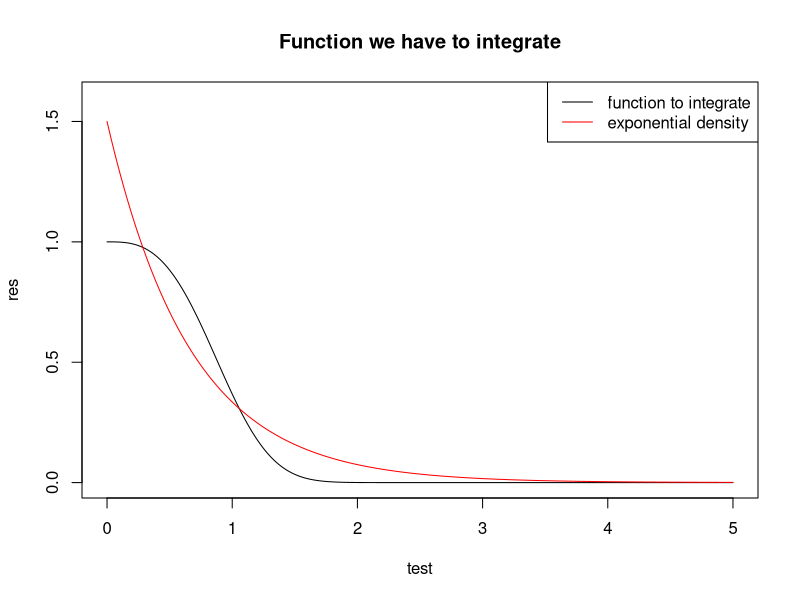
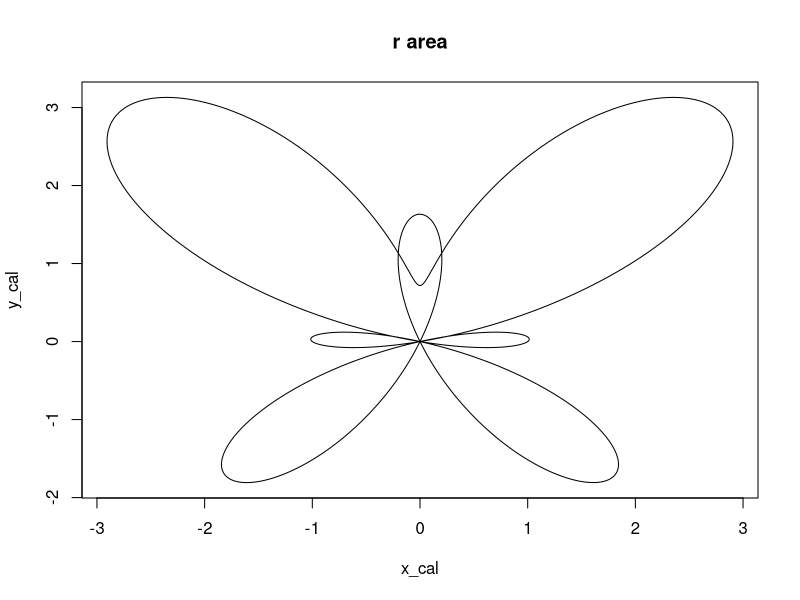
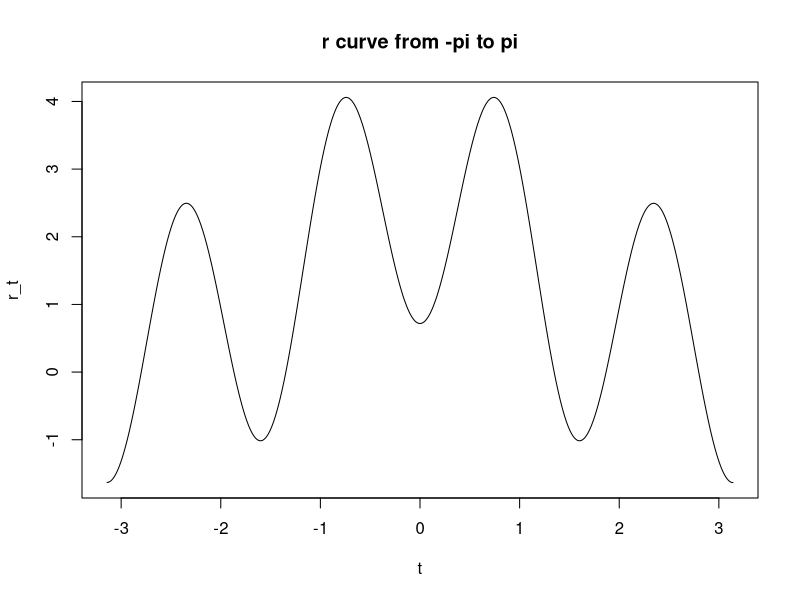
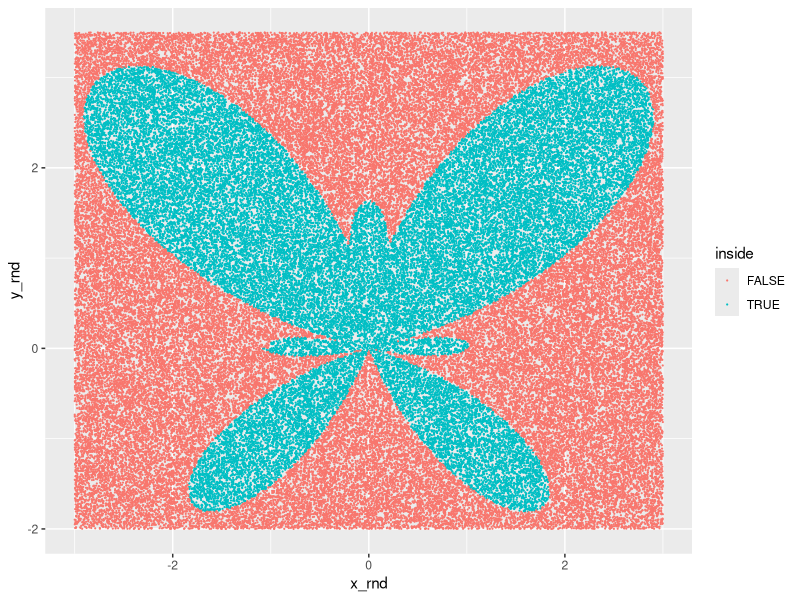

The R script that drew these images, in order:
## ---- chunk 1
to_integrate_fct <- function(x){
  return(exp(-x^3))
}
## ---- chunk 2
MC_for_b6 <- function(){
  u <- runif(100000,1,6)
  cat(paste("Monte Carlo Integral:",mean(to_integrate_fct(u)*(6-1))))
}
MC_for_b6()
## ---- chunk 3
R_value <- integrate(to_integrate_fct, 1,6)
R_value
## ---- chunk 4
test <- seq(from=0, to=5, length.out=10000)
res = c()
dens = c()
for(i in 0:length(test)){
  res <- append(res, to_integrate_fct(test[i]))
  dens <- append(dens, dexp(test[i], rate=1.5))
}
plot(test, res, type="l", main="Function we have to integrate", ylim = c(0,1.6))
lines(test, dens, col = "red")
legend("topright", legend=c("function to integrate","exponential density"), col=c("black","red"), lty=1:1)

## ---- chunk 5
MC_for_binfinity <- function(){
  u <- rexp(10000, rate=1.5)
  cat(paste("Monte Carlo Integral:",mean(to_integrate_fct(u+1)/dexp(u, rate=1.5)))) 
}
MC_for_binfinity()

## ---- chunk 6
R_value <- integrate(to_integrate_fct, 1,Inf)
R_value
## ---- chunk 7
library(ggplot2)

r_function <- function(t){
  return(exp(cos(t))-2*cos(4*t)-sin(t/12)^5)
}

x_polar <- function(x){
  return(r_function(x)*sin(x))  
}

y_polar <- function(y){
  return(r_function(y)*cos(y))  
}


t <- seq(from=-pi, to=pi, length.out=1000)
r_t = c()
x_cal = c()
y_cal = c()
for(i in 0:length(t)){
  #x_cal <- append(x_cal, x_polar(t[i]))
  #y_cal <- append(y_cal, y_polar(t[i]))
  
  x_cal <- append(x_cal, x_polar(t[i]))
  y_cal <- append(y_cal, y_polar(t[i]))
  r_t <- append(r_t, r_function(t[i]))
}
plot(x_cal, y_cal,type="l", main="r area")
plot(t, r_t,type="l", main="r curve from -pi to pi", xlim=c(-pi,pi))

## ---- chunk 8
n <- 100000
x_rnd <- runif(n,-3,3)
y_rnd <- runif(n,-2,3.5)

is_in_area <-function(x, y) {
  if (y > 0){
    #for negative values of f
    alpha <- 0
  } else {
     #for positive values of f
    alpha <- pi
  }
  rad <- sqrt(x^2 + y^2)
  beta <- atan(x/y) + alpha
  if (r_function(beta) > 0 & (rad < abs(r_function(beta)))) {
    # the point is in the positive part of r(t)
    return(TRUE)
  } else if (r_function(beta+pi) < 0 & (rad < abs(r_function(beta + pi)))) {
    return(TRUE)
  } else {
    return(FALSE)
  }
}

inside <- logical(n)
for (i in 1:n){
  inside[i] <- is_in_area(x_rnd[i], y_rnd[i])
}

df <- data.frame(x_rnd, y_rnd, inside)

ggplot()+
  geom_point(data= df, aes(x=x_rnd, y=y_rnd, color = inside ), size = 0.1)
#+
 # geom_path(aes(x=x_polar(x), y=y_polar(y)))
